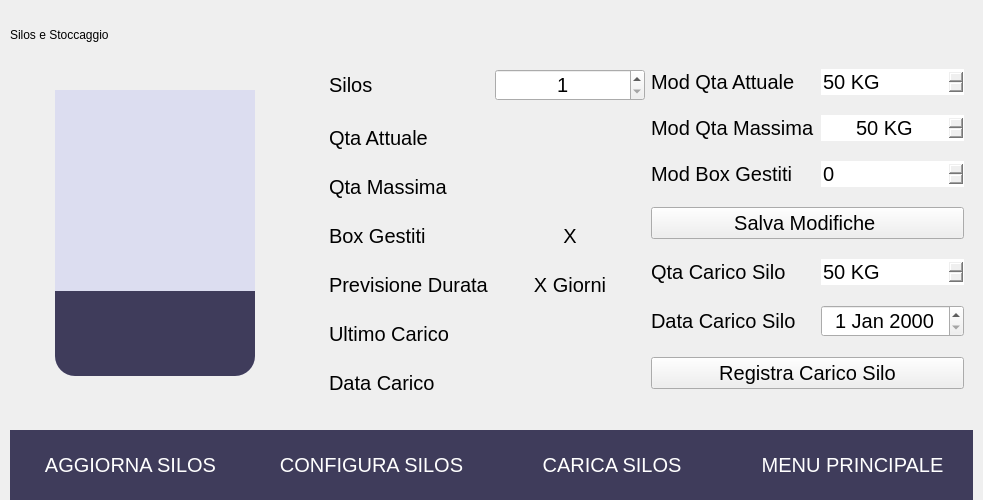
               <widget class="QWidget" name="pgStock">
                <layout class="QVBoxLayout" name="verticalLayout_12">
                 <property name="spacing">
                  <number>10</number>
                 </property>
                 <property name="leftMargin">
                  <number>10</number>
                 </property>
                 <property name="topMargin">
                  <number>10</number>
                 </property>
                 <property name="rightMargin">
                  <number>10</number>
                 </property>
                 <property name="bottomMargin">
                  <number>0</number>
                 </property>
                 <item>
                  <widget class="QFrame" name="frStock">
                   <property name="layoutDirection">
                    <enum>Qt::LeftToRight</enum>
                   </property>
                   <property name="styleSheet">
                    <string notr="true">QProgressBar {
background-color: rgb(220,221,240);
border-bottom-left-radius: 20px;
border-bottom-right-radius: 20px;
}

QProgressBar::chunk:vertical {
background: rgb(63,60,91);
border-bottom-left-radius: 20px;
border-bottom-right-radius: 20px;
}</string>
                   </property>
                   <property name="frameShape">
                    <enum>QFrame::NoFrame</enum>
                   </property>
                   <property name="frameShadow">
                    <enum>QFrame::Plain</enum>
                   </property>
                   <layout class="QGridLayout" name="gridLayout_11">
                    <property name="leftMargin">
                     <number>0</number>
                    </property>
                    <property name="topMargin">
                     <number>0</number>
                    </property>
                    <property name="rightMargin">
                     <number>0</number>
                    </property>
                    <property name="bottomMargin">
                     <number>10</number>
                    </property>
                    <property name="horizontalSpacing">
                     <number>10</number>
                    </property>
                    <property name="verticalSpacing">
                     <number>0</number>
                    </property>
                    <item row="1" column="1">
                     <widget class="QFrame" name="frSilo">
                      <property name="minimumSize">
                       <size>
                        <width>300</width>
                        <height>0</height>
                       </size>
                      </property>
                      <property name="maximumSize">
                       <size>
                        <width>300</width>
                        <height>16777215</height>
                       </size>
                      </property>
                      <property name="frameShape">
                       <enum>QFrame::NoFrame</enum>
                      </property>
                      <property name="frameShadow">
                       <enum>QFrame::Plain</enum>
                      </property>
                      <layout class="QVBoxLayout" name="verticalLayout_13">
                       <property name="spacing">
                        <number>20</number>
                       </property>
                       <property name="leftMargin">
                        <number>45</number>
                       </property>
                       <property name="topMargin">
                        <number>30</number>
                       </property>
                       <property name="rightMargin">
                        <number>0</number>
                       </property>
                       <property name="bottomMargin">
                        <number>0</number>
                       </property>
                       <item>
                        <widget class="QProgressBar" name="widSilo">
                         <property name="minimumSize">
                          <size>
                           <width>0</width>
                           <height>0</height>
                          </size>
                         </property>
                         <property name="maximumSize">
                          <size>
                           <width>200</width>
                           <height>400</height>
                          </size>
                         </property>
                         <property name="styleSheet">
                          <string notr="true"/>
                         </property>
                         <property name="minimum">
                          <number>0</number>
                         </property>
                         <property name="maximum">
                          <number>100</number>
                         </property>
                         <property name="value">
                          <number>30</number>
                         </property>
                         <property name="textVisible">
                          <bool>false</bool>
                         </property>
                         <property name="orientation">
                          <enum>Qt::Vertical</enum>
                         </property>
                        </widget>
                       </item>
                       <item>
                        <widget class="QLabel" name="lblWidSilo">
                         <property name="minimumSize">
                          <size>
                           <width>200</width>
                           <height>0</height>
                          </size>
                         </property>
                         <property name="maximumSize">
                          <size>
                           <width>200</width>
                           <height>16777215</height>
                          </size>
                         </property>
                         <property name="styleSheet">
                          <string notr="true">border: none;</string>
                         </property>
                         <property name="text">
                          <string/>
                         </property>
                         <property name="alignment">
                          <set>Qt::AlignCenter</set>
                         </property>
                        </widget>
                       </item>
                      </layout>
                     </widget>
                    </item>
                    <item row="0" column="1">
                     <widget class="QLabel" name="lblStock">
                      <property name="minimumSize">
                       <size>
                        <width>0</width>
                        <height>50</height>
                       </size>
                      </property>
                      <property name="maximumSize">
                       <size>
                        <width>400</width>
                        <height>50</height>
                       </size>
                      </property>
                      <property name="text">
                       <string>Silos e Stoccaggio</string>
                      </property>
                     </widget>
                    </item>
                    <item row="0" column="2">
                     <spacer name="horizontalSpacer">
                      <property name="orientation">
                       <enum>Qt::Horizontal</enum>
                      </property>
                      <property name="sizeHint" stdset="0">
                       <size>
                        <width>40</width>
                        <height>20</height>
                       </size>
                      </property>
                     </spacer>
                    </item>
                    <item row="1" column="2">
                     <widget class="QFrame" name="frame_2">
                      <property name="styleSheet">
                       <string notr="true">font-size: 15pt;
font-family: &quot;Segoe UI&quot;;</string>
                      </property>
                      <property name="frameShape">
                       <enum>QFrame::NoFrame</enum>
                      </property>
                      <property name="frameShadow">
                       <enum>QFrame::Plain</enum>
                      </property>
                      <layout class="QGridLayout" name="gridLayout_12">
                       <item row="0" column="0">
                        <layout class="QFormLayout" name="formLayout_5">
                         <property name="verticalSpacing">
                          <number>25</number>
                         </property>
                         <item row="0" column="0">
                          <widget class="QLabel" name="lblStockSiloSel">
                           <property name="text">
                            <string>Silos</string>
                           </property>
                          </widget>
                         </item>
                         <item row="0" column="1">
                          <widget class="QSpinBox" name="spiStockSiloNr">
                           <property name="minimumSize">
                            <size>
                             <width>150</width>
                             <height>0</height>
                            </size>
                           </property>
                           <property name="font">
                            <font>
                             <pointsize>15</pointsize>
                            </font>
                           </property>
                           <property name="styleSheet">
                            <string notr="true">qproperty-alignment: AlignCenter;</string>
                           </property>
                           <property name="alignment">
                            <set>Qt::AlignCenter</set>
                           </property>
                           <property name="suffix">
                            <string/>
                           </property>
                           <property name="minimum">
                            <number>1</number>
                           </property>
                          </widget>
                         </item>
                         <item row="1" column="0">
                          <widget class="QLabel" name="lblStockQtaNow">
                           <property name="text">
                            <string>Qta Attuale</string>
                           </property>
                          </widget>
                         </item>
                         <item row="1" column="1">
                          <widget class="QLabel" name="txtStockQtaNow">
                           <property name="minimumSize">
                            <size>
                             <width>0</width>
                             <height>0</height>
                            </size>
                           </property>
                           <property name="maximumSize">
                            <size>
                             <width>16777215</width>
                             <height>16777215</height>
                            </size>
                           </property>
                           <property name="styleSheet">
                            <string notr="true">border: none;
qproperty-alignment: AlignCenter;</string>
                           </property>
                           <property name="text">
                            <string/>
                           </property>
                           <property name="alignment">
                            <set>Qt::AlignCenter</set>
                           </property>
                          </widget>
                         </item>
                         <item row="2" column="0">
                          <widget class="QLabel" name="lblStockQtaMax">
                           <property name="text">
                            <string>Qta Massima</string>
                           </property>
                          </widget>
                         </item>
                         <item row="2" column="1">
                          <widget class="QLabel" name="txtStockQtaMax">
                           <property name="minimumSize">
                            <size>
                             <width>0</width>
                             <height>0</height>
                            </size>
                           </property>
                           <property name="maximumSize">
                            <size>
                             <width>16777215</width>
                             <height>16777215</height>
                            </size>
                           </property>
                           <property name="styleSheet">
                            <string notr="true">border: none;
qproperty-alignment: AlignCenter;</string>
                           </property>
                           <property name="text">
                            <string/>
                           </property>
                           <property name="alignment">
                            <set>Qt::AlignCenter</set>
                           </property>
                          </widget>
                         </item>
                         <item row="3" column="0">
                          <widget class="QLabel" name="lblStockBoxGest">
                           <property name="text">
                            <string>Box Gestiti</string>
                           </property>
                          </widget>
                         </item>
                         <item row="3" column="1">
                          <widget class="QLabel" name="txtStockBoxGest">
                           <property name="minimumSize">
                            <size>
                             <width>0</width>
                             <height>0</height>
                            </size>
                           </property>
                           <property name="maximumSize">
                            <size>
                             <width>16777215</width>
                             <height>16777215</height>
                            </size>
                           </property>
                           <property name="styleSheet">
                            <string notr="true">border: none;
qproperty-alignment: AlignCenter;</string>
                           </property>
                           <property name="text">
                            <string>X</string>
                           </property>
                           <property name="alignment">
                            <set>Qt::AlignCenter</set>
                           </property>
                          </widget>
                         </item>
                         <item row="4" column="0">
                          <widget class="QLabel" name="lblStockPrevDur">
                           <property name="text">
                            <string>Previsione Durata</string>
                           </property>
                          </widget>
                         </item>
                         <item row="4" column="1">
                          <widget class="QLabel" name="txtStockPrevDur">
                           <property name="minimumSize">
                            <size>
                             <width>0</width>
                             <height>0</height>
                            </size>
                           </property>
                           <property name="maximumSize">
                            <size>
                             <width>16777215</width>
                             <height>16777215</height>
                            </size>
                           </property>
                           <property name="styleSheet">
                            <string notr="true">border: none;
qproperty-alignment: AlignCenter;</string>
                           </property>
                           <property name="text">
                            <string>X Giorni</string>
                           </property>
                           <property name="alignment">
                            <set>Qt::AlignCenter</set>
                           </property>
                          </widget>
                         </item>
                         <item row="5" column="0">
                          <widget class="QLabel" name="lblStockLastLoadQta">
                           <property name="text">
                            <string>Ultimo Carico</string>
                           </property>
                          </widget>
                         </item>
                         <item row="6" column="0">
                          <widget class="QLabel" name="lblStockLastLoadDate">
                           <property name="text">
                            <string>Data Carico</string>
                           </property>
                          </widget>
                         </item>
                         <item row="5" column="1">
                          <widget class="QLabel" name="txtStockLastLoadQta">
                           <property name="minimumSize">
                            <size>
                             <width>0</width>
                             <height>0</height>
                            </size>
                           </property>
                           <property name="maximumSize">
                            <size>
                             <width>16777215</width>
                             <height>16777215</height>
                            </size>
                           </property>
                           <property name="styleSheet">
                            <string notr="true">border: none;
qproperty-alignment: AlignCenter;</string>
                           </property>
                           <property name="text">
                            <string/>
                           </property>
                           <property name="alignment">
                            <set>Qt::AlignCenter</set>
                           </property>
                          </widget>
                         </item>
                         <item row="6" column="1">
                          <widget class="QLabel" name="txtStockLastLoadDate">
                           <property name="minimumSize">
                            <size>
                             <width>0</width>
                             <height>0</height>
                            </size>
                           </property>
                           <property name="maximumSize">
                            <size>
                             <width>16777215</width>
                             <height>16777215</height>
                            </size>
                           </property>
                           <property name="styleSheet">
                            <string notr="true">border: none;
qproperty-alignment: AlignCenter;</string>
                           </property>
                           <property name="text">
                            <string/>
                           </property>
                           <property name="alignment">
                            <set>Qt::AlignCenter</set>
                           </property>
                          </widget>
                         </item>
                        </layout>
                       </item>
                       <item row="1" column="0" colspan="2">
                        <widget class="QWidget" name="silosGraph" native="true">
                         <property name="sizePolicy">
                          <sizepolicy hsizetype="Preferred" vsizetype="Minimum">
                           <horstretch>0</horstretch>
                           <verstretch>0</verstretch>
                          </sizepolicy>
                         </property>
                         <property name="maximumSize">
                          <size>
                           <width>16777215</width>
                           <height>16777215</height>
                          </size>
                         </property>
                         <property name="sizeIncrement">
                          <size>
                           <width>100</width>
                           <height>100</height>
                          </size>
                         </property>
                         <property name="styleSheet">
                          <string notr="true"/>
                         </property>
                        </widget>
                       </item>
                       <item row="0" column="1">
                        <layout class="QFormLayout" name="formLayout_6">
                         <property name="verticalSpacing">
                          <number>20</number>
                         </property>
                         <item row="0" column="0">
                          <widget class="QLabel" name="lblStockModQtaNow">
                           <property name="text">
                            <string>Mod Qta Attuale</string>
                           </property>
                          </widget>
                         </item>
                         <item row="0" column="1">
                          <widget class="QSpinBox" name="spiStockModQtaNow">
                           <property name="minimumSize">
                            <size>
                             <width>0</width>
                             <height>0</height>
                            </size>
                           </property>
                           <property name="maximumSize">
                            <size>
                             <width>16777215</width>
                             <height>16777215</height>
                            </size>
                           </property>
                           <property name="styleSheet">
                            <string notr="true">border: none;
qproperty-alignment: AlignCenter;</string>
                           </property>
                           <property name="suffix">
                            <string> KG</string>
                           </property>
                           <property name="minimum">
                            <number>50</number>
                           </property>
                           <property name="maximum">
                            <number>20000</number>
                           </property>
                           <property name="singleStep">
                            <number>10</number>
                           </property>
                          </widget>
                         </item>
                         <item row="1" column="0">
                          <widget class="QLabel" name="lblStockModQtaMax">
                           <property name="text">
                            <string>Mod Qta Massima</string>
                           </property>
                          </widget>
                         </item>
                         <item row="1" column="1">
                          <widget class="QSpinBox" name="spiStockModQtaMax">
                           <property name="minimumSize">
                            <size>
                             <width>0</width>
                             <height>0</height>
                            </size>
                           </property>
                           <property name="maximumSize">
                            <size>
                             <width>16777215</width>
                             <height>16777215</height>
                            </size>
                           </property>
                           <property name="styleSheet">
                            <string notr="true">border: none;
qproperty-alignment: AlignCenter;</string>
                           </property>
                           <property name="alignment">
                            <set>Qt::AlignCenter</set>
                           </property>
                           <property name="suffix">
                            <string> KG</string>
                           </property>
                           <property name="minimum">
                            <number>50</number>
                           </property>
                           <property name="maximum">
                            <number>20000</number>
                           </property>
                           <property name="singleStep">
                            <number>10</number>
                           </property>
                          </widget>
                         </item>
                         <item row="2" column="0">
                          <widget class="QLabel" name="lblStockModBoxGest">
                           <property name="text">
                            <string>Mod Box Gestiti</string>
                           </property>
                          </widget>
                         </item>
                         <item row="2" column="1">
                          <widget class="QSpinBox" name="spiStockModBoxGest">
                           <property name="minimumSize">
                            <size>
                             <width>0</width>
                             <height>0</height>
                            </size>
                           </property>
                           <property name="maximumSize">
                            <size>
                             <width>16777215</width>
                             <height>16777215</height>
                            </size>
                           </property>
                           <property name="styleSheet">
                            <string notr="true">border: none;
qproperty-alignment: AlignCenter;</string>
                           </property>
                           <property name="suffix">
                            <string/>
                           </property>
                           <property name="maximum">
                            <number>200</number>
                           </property>
                          </widget>
                         </item>
                         <item row="4" column="1">
                          <widget class="QSpinBox" name="spiStockLoadQta">
                           <property name="minimumSize">
                            <size>
                             <width>0</width>
                             <height>0</height>
                            </size>
                           </property>
                           <property name="maximumSize">
                            <size>
                             <width>16777215</width>
                             <height>16777215</height>
                            </size>
                           </property>
                           <property name="styleSheet">
                            <string notr="true">border: none;
qproperty-alignment: AlignCenter;</string>
                           </property>
                           <property name="suffix">
                            <string> KG</string>
                           </property>
                           <property name="minimum">
                            <number>50</number>
                           </property>
                           <property name="maximum">
                            <number>20000</number>
                           </property>
                           <property name="singleStep">
                            <number>10</number>
                           </property>
                          </widget>
                         </item>
                         <item row="4" column="0">
                          <widget class="QLabel" name="lblStockLoadQta">
                           <property name="text">
                            <string>Qta Carico Silo</string>
                           </property>
                          </widget>
                         </item>
                         <item row="3" column="0" colspan="2">
                          <widget class="QPushButton" name="btnStockSaveEdit">
                           <property name="text">
                            <string>Salva Modifiche </string>
                           </property>
                          </widget>
                         </item>
                         <item row="5" column="0">
                          <widget class="QLabel" name="lblStockLoadDate">
                           <property name="text">
                            <string>Data Carico Silo</string>
                           </property>
                          </widget>
                         </item>
                         <item row="5" column="1">
                          <widget class="QDateEdit" name="spiStockLoadDate">
                           <property name="minimumSize">
                            <size>
                             <width>0</width>
                             <height>0</height>
                            </size>
                           </property>
                           <property name="maximumSize">
                            <size>
                             <width>16777215</width>
                             <height>16777215</height>
                            </size>
                           </property>
                           <property name="alignment">
                            <set>Qt::AlignCenter</set>
                           </property>
                          </widget>
                         </item>
                         <item row="6" column="0" colspan="2">
                          <widget class="QPushButton" name="btnStockRegLoad">
                           <property name="text">
                            <string>Registra Carico Silo</string>
                           </property>
                          </widget>
                         </item>
                        </layout>
                       </item>
                      </layout>
                     </widget>
                    </item>
                   </layout>
                  </widget>
                 </item>
                 <item>
                  <widget class="QFrame" name="menuStock">
                   <property name="minimumSize">
                    <size>
                     <width>0</width>
                     <height>70</height>
                    </size>
                   </property>
                   <property name="maximumSize">
                    <size>
                     <width>16777215</width>
                     <height>70</height>
                    </size>
                   </property>
                   <property name="styleSheet">
                    <string notr="true">QPushButton {
background-color: #3f3c5b;
color: white;
font-size: 20px;
border: none;
}

QPushButton:hover {
background-color: #bd93f9;
color: white;
}</string>
                   </property>
                   <property name="frameShape">
                    <enum>QFrame::NoFrame</enum>
                   </property>
                   <property name="frameShadow">
                    <enum>QFrame::Plain</enum>
                   </property>
                   <layout class="QHBoxLayout" name="horizontalLayout_11">
                    <property name="spacing">
                     <number>0</number>
                    </property>
                    <property name="leftMargin">
                     <number>0</number>
                    </property>
                    <property name="topMargin">
                     <number>0</number>
                    </property>
                    <property name="rightMargin">
                     <number>0</number>
                    </property>
                    <property name="bottomMargin">
                     <number>0</number>
                    </property>
                    <item>
                     <widget class="QPushButton" name="btnStockUpd">
                      <property name="minimumSize">
                       <size>
                        <width>0</width>
                        <height>70</height>
                       </size>
                      </property>
                      <property name="maximumSize">
                       <size>
                        <width>16777215</width>
                        <height>70</height>
                       </size>
                      </property>
                      <property name="text">
                       <string>AGGIORNA SILOS</string>
                      </property>
                     </widget>
                    </item>
                    <item>
                     <widget class="QPushButton" name="btnStockConf">
                      <property name="minimumSize">
                       <size>
                        <width>0</width>
                        <height>70</height>
                       </size>
                      </property>
                      <property name="maximumSize">
                       <size>
                        <width>16777215</width>
                        <height>70</height>
                       </size>
                      </property>
                      <property name="text">
                       <string>CONFIGURA SILOS</string>
                      </property>
                     </widget>
                    </item>
                    <item>
                     <widget class="QPushButton" name="btnStockLoad">
                      <property name="minimumSize">
                       <size>
                        <width>0</width>
                        <height>70</height>
                       </size>
                      </property>
                      <property name="maximumSize">
                       <size>
                        <width>16777215</width>
                        <height>70</height>
                       </size>
                      </property>
                      <property name="styleSheet">
                       <string notr="true"/>
                      </property>
                      <property name="text">
                       <string>CARICA SILOS</string>
                      </property>
                     </widget>
                    </item>
                    <item>
                     <widget class="QPushButton" name="btnStockMen">
                      <property name="minimumSize">
                       <size>
                        <width>0</width>
                        <height>70</height>
                       </size>
                      </property>
                      <property name="maximumSize">
                       <size>
                        <width>16777215</width>
                        <height>70</height>
                       </size>
                      </property>
                      <property name="text">
                       <string>MENU PRINCIPALE</string>
                      </property>
                     </widget>
                    </item>
                   </layout>
                  </widget>
                 </item>
                </layout>
               </widget>
